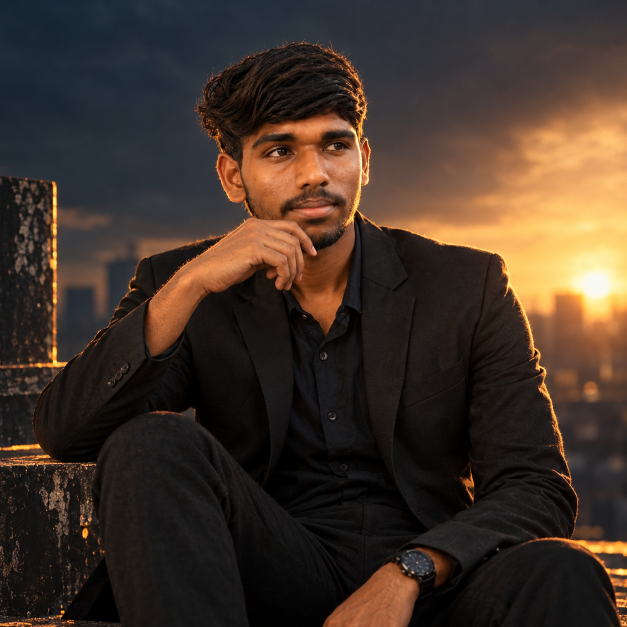
#> input picture assets/mukil_input.jpg, 1254 x 1254 px, found by its file name (shown at 1/2 size)
$ python generate_centered_bw_dots.py
#> lines starting #> are read from the running program, lines starting #| are printed output that depends on the picture; after the words box and inside, x2 and y2 are one past the last pixel; in counts of white or black regions, pixels touching at a corner belong together
import os
import sys
import math
import numpy as np
import cv2
import imageio_ffmpeg
import subprocess

def create_perfect_centered_bw_dots():
    input_path = r'C:\Users\mukil\Mukil630\assets\mukil_input.jpg'
    mask_path = r'C:\Users\mukil\Mukil630\assets\mukil_person_mask.png'
    output_dir = r'C:\Users\mukil\Mukil630\assets'

    print("Loading image & mask...")
    img = cv2.imread(input_path)
#> img is the input picture: shape (1254, 1254, 3); mean B, G, R 40.6, 50.5, 65.2
    mask = cv2.imread(mask_path, cv2.IMREAD_GRAYSCALE)
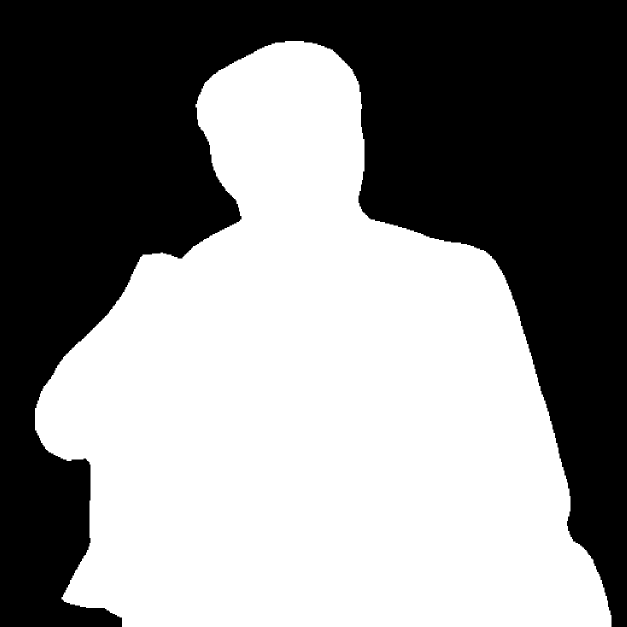
#> input picture assets/mukil_person_mask.png, 1254 x 1254 px, found by its file name (shown at 1/2 size)
#> mask: shape (1254, 1254); 53.1% white; 1 black region, box (x1, y1, x2, y2) and area: (0, 0, 1254, 1254) 737248
    H_orig, W_orig = img.shape[:2]
#> H_orig = 1254; W_orig = 1254

    # Calculate bounding box of Mukil
    ys, xs = np.where(mask > 128)
    min_y, max_y = int(np.min(ys)), int(np.max(ys))
#> min_y = 82; max_y = 1253
    min_x, max_x = int(np.min(xs)), int(np.max(xs))
#> min_x = 70; max_x = 1222

    cx = (min_x + max_x) / 2.0
#> cx = 646
    cy = (min_y + max_y) / 2.0
#> cy = 667.5
    box_size = int(max(max_y - min_y, max_x - min_x) * 1.05)
#> box_size = 1229

    # Square crop centered on Mukil
    x1 = int(cx - box_size / 2)
#> x1 = 31
    y1 = int(cy - box_size / 2)
#> y1 = 53
    x2 = x1 + box_size
#> x2 = 1260
    y2 = y1 + box_size
#> y2 = 1282

    # Pad if out of bounds
    pad_top = max(0, -y1)
#> pad_top = 0
    pad_bottom = max(0, y2 - H_orig)
#> pad_bottom = 28
    pad_left = max(0, -x1)
#> pad_left = 0
    pad_right = max(0, x2 - W_orig)
#> pad_right = 6

    img_padded = cv2.copyMakeBorder(img, pad_top, pad_bottom, pad_left, pad_right, cv2.BORDER_CONSTANT, value=[8, 12, 20])
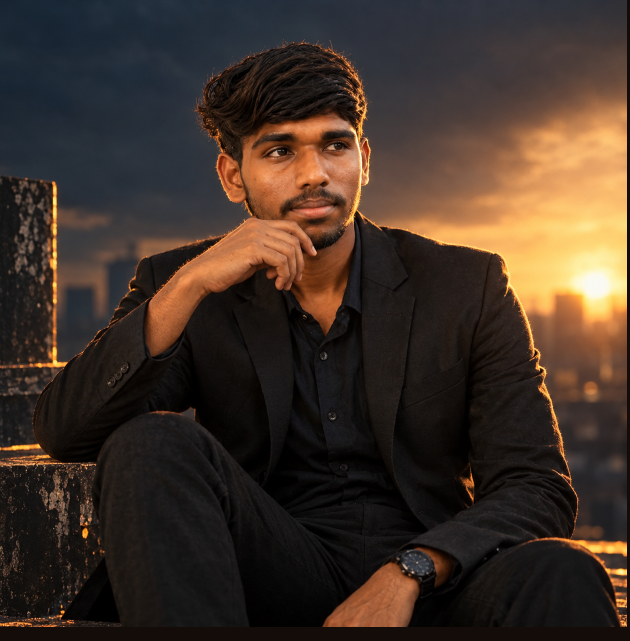
#> img_padded: shape (1282, 1260, 3) (shown at 1/2 size); mean B, G, R 39.7, 49.5, 64
    mask_padded = cv2.copyMakeBorder(mask, pad_top, pad_bottom, pad_left, pad_right, cv2.BORDER_CONSTANT, value=[0])
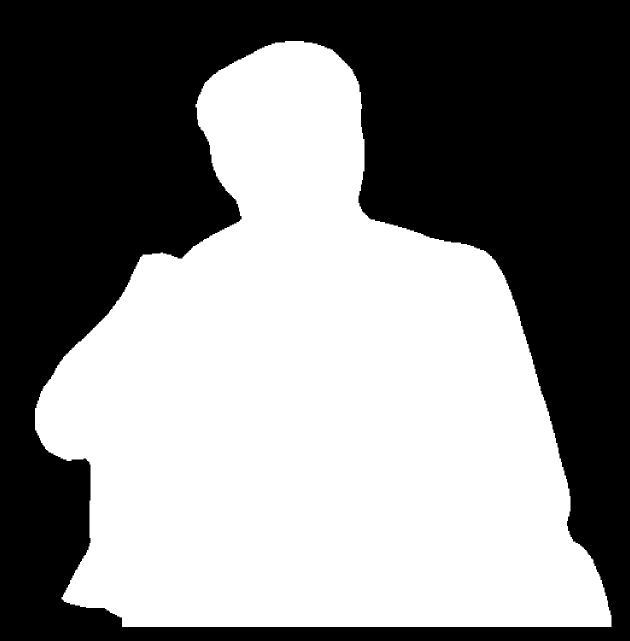
#> mask_padded: shape (1282, 1260) (shown at 1/2 size); 51.7% white; 1 black region, box (x1, y1, x2, y2) and area: (0, 0, 1260, 1282) 780052

    crop_img = img_padded[y1 + pad_top : y2 + pad_top, x1 + pad_left : x2 + pad_left]
    crop_mask = mask_padded[y1 + pad_top : y2 + pad_top, x1 + pad_left : x2 + pad_left]
#> crop_mask: shape (1229, 1229); 55.3% white; 1 black region, box (x1, y1, x2, y2) and area: (0, 0, 1229, 1229) 675173

    # Target resolution: 480x480
    W, H = 480, 480
    crop_img = cv2.resize(crop_img, (W, H), interpolation=cv2.INTER_AREA)
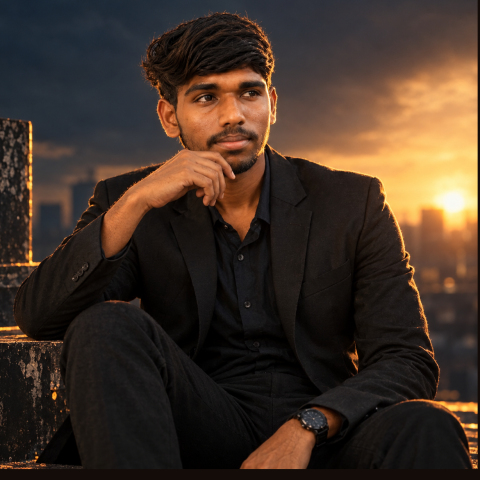
#> crop_img: shape (480, 480, 3); mean B, G, R 39.2, 50.1, 65.8
    crop_mask = cv2.resize(crop_mask, (W, H), interpolation=cv2.INTER_NEAREST)
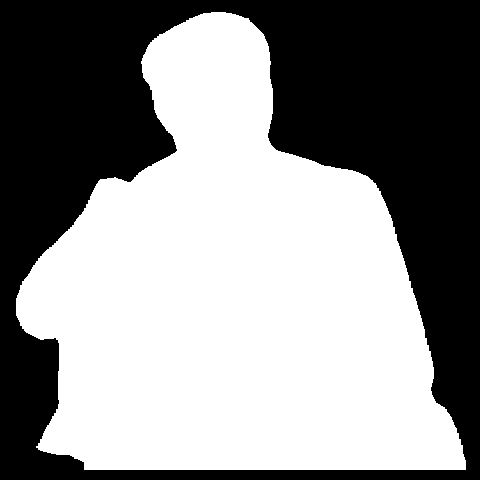
#> crop_mask: shape (480, 480); 55.4% white; 1 black region, box (x1, y1, x2, y2) and area: (0, 0, 480, 480) 102847
    gray = cv2.cvtColor(crop_img, cv2.COLOR_BGR2GRAY)
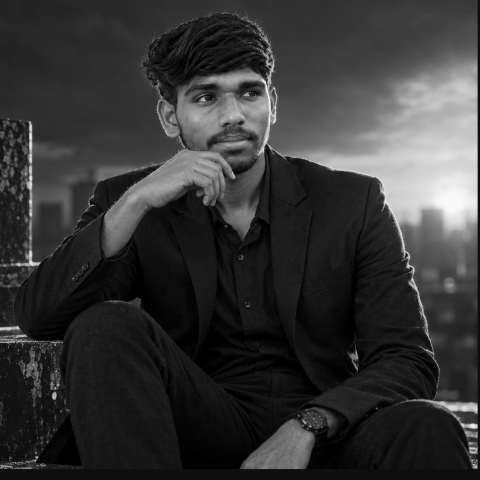
#> gray: shape (480, 480); min 0, max 249, mean 53.5

    # Grid sampling (step = 3)
    step = 3
    dots_y, dots_x = np.mgrid[0:H:step, 0:W:step]
    all_y = dots_y.ravel()
    all_x = dots_x.ravel()

    mukil_pts = crop_mask[all_y, all_x] > 128
    ty = all_y[mukil_pts].astype(np.float32)
#> ty = 14164 values from 12 to 468
    tx = all_x[mukil_pts].astype(np.float32)
#> tx = 14164 values, max 465 at index 13907, min 18 at index 6470, mean 234
    vals = gray[all_y[mukil_pts], all_x[mukil_pts]].astype(np.float32)
#> vals = 14164 values, max 232 at index 954, min 0 at index 184, mean 33.82

    N = len(tx)
#> N = 14164
    print(f"Total centered B&W dots: {N:,}")
#| Total centered B&W dots: 14,164

    # Particles state
    px = tx.copy()
#> px has the same summary as tx
    py = ty.copy()
#> py = 14164 values from 12 to 468
    vx = np.zeros(N, dtype=np.float32)
#> vx = 14164 values from 0 to 0
    vy = np.zeros(N, dtype=np.float32)
#> vy = 14164 values from 0 to 0

    # Contrast adjustment for clean crisp B&W
    norm_vals = np.clip((vals - 15) / 210.0, 0.0, 1.0)
#> norm_vals = 14164 values, max 1 at index 954, min 0 at index 101, mean 0.0989
    gray_shades = (120 + norm_vals * 135).astype(np.uint8)
#> gray_shades = 14164 values, max 255 at index 954, min 120 at index 101, mean 133
    radii = np.where(norm_vals > 0.45, 2, 1).astype(np.int32)
#> radii = 14164 values, max 2 at index 37, min 1 at index 0, mean 1.08

    total_frames = 84
    fps = 16

    # Cursor path (sweeps smoothly over Mukil's face and jacket)
    cursor_path = []
    for f in range(total_frames):
        t = f / float(total_frames)
        if t < 0.15:
            prog = t / 0.15
            mx = -40 + prog * 240
            my = 380 - prog * 60
        elif t < 0.50:
            prog = (t - 0.15) / 0.35
            mx = 200 + math.sin(prog * math.pi) * 60
            my = 320 - prog * 190
        elif t < 0.80:
            prog = (t - 0.50) / 0.30
            mx = 240 + prog * 200
            my = 130 + math.sin(prog * math.pi) * 40
        else:
            prog = (t - 0.80) / 0.20
            mx = 440 + prog * 100
            my = 170
        cursor_path.append((mx, my))

    frames = []
    bg_color = np.array([8, 12, 20], dtype=np.uint8)

    sub_steps = 3
    dt = 1.0 / sub_steps
    repel_rad = 62.0

    print("Simulating physics across 84 frames...")
    for f in range(total_frames):
        mx, my = cursor_path[f]

        for _ in range(sub_steps):
            dx = mx - px
            dy = my - py
            dist = np.sqrt(dx * dx + dy * dy)

            in_range = (dist < repel_rad) & (dist > 1.0)
            if in_range.any():
                force = (repel_rad - dist[in_range]) / repel_rad
                angle = np.arctan2(dy[in_range], dx[in_range])
                vx[in_range] -= np.cos(angle) * force * 5.5 * dt
                vy[in_range] -= np.sin(angle) * force * 5.5 * dt

            # Spring return
            vx += (tx - px) * 0.11 * dt
            vy += (ty - py) * 0.11 * dt

            # Damping
            vx *= (0.86 ** dt)
            vy *= (0.86 ** dt)

            px += vx * dt
            py += vy * dt

        canvas = np.zeros((H, W, 3), dtype=np.uint8)
        canvas[:] = bg_color

        ix = np.clip(np.round(px).astype(np.int32), 0, W - 1)
        iy = np.clip(np.round(py).astype(np.int32), 0, H - 1)

        disp = np.sqrt((px - tx)**2 + (py - ty)**2)

        # Render dots
        for i in range(N):
            xi = ix[i]
            yi = iy[i]
            r = radii[i]
            if disp[i] > 3.0:
                # Displaced dots light up in glowing white-cyan
                cv2.circle(canvas, (xi, yi), r, (255, 245, 220), -1)
            else:
                c = int(gray_shades[i])
                cv2.circle(canvas, (xi, yi), r, (c, c, c), -1)

        # Draw glowing pointer
        if 0 <= mx < W and 0 <= my < H:
            cx_i = int(mx)
            cy_i = int(my)
            cv2.circle(canvas, (cx_i, cy_i), int(repel_rad), (14, 165, 233), 1, cv2.LINE_AA)
            cv2.circle(canvas, (cx_i, cy_i), 4, (0, 240, 255), -1, cv2.LINE_AA)
            pts = np.array([[cx_i, cy_i], [cx_i + 14, cy_i + 5], [cx_i + 5, cy_i + 14]], np.int32)
            cv2.polylines(canvas, [pts], True, (255, 255, 255), 1, cv2.LINE_AA)

        # Tech brackets
        pad = 12
        blen = 18
        col_hud = (233, 165, 14)
        for cx_c, cy_c, sx, sy in [(pad, pad, 1, 1), (W - pad, pad, -1, 1),
                                    (pad, H - pad, 1, -1), (W - pad, H - pad, -1, -1)]:
            cv2.line(canvas, (cx_c, cy_c), (cx_c + sx * blen, cy_c), col_hud, 1)
            cv2.line(canvas, (cx_c, cy_c), (cx_c, cy_c + sy * blen), col_hud, 1)

        cv2.putText(canvas, "INTERACTIVE B&W MATRIX // CURSOR REACTIVE", (pad + 4, pad + 12),
                    cv2.FONT_HERSHEY_SIMPLEX, 0.32, (180, 210, 240), 1, cv2.LINE_AA)
        cv2.putText(canvas, "MUKILARASU S", (pad + 4, H - pad - 6),
                    cv2.FONT_HERSHEY_SIMPLEX, 0.40, (255, 255, 255), 1, cv2.LINE_AA)
        cv2.putText(canvas, "// MOVE CURSOR TO SCATTER", (pad + 104, H - pad - 6),
                    cv2.FONT_HERSHEY_SIMPLEX, 0.32, (14, 165, 233), 1, cv2.LINE_AA)

        frames.append(cv2.cvtColor(canvas, cv2.COLOR_BGR2RGB))
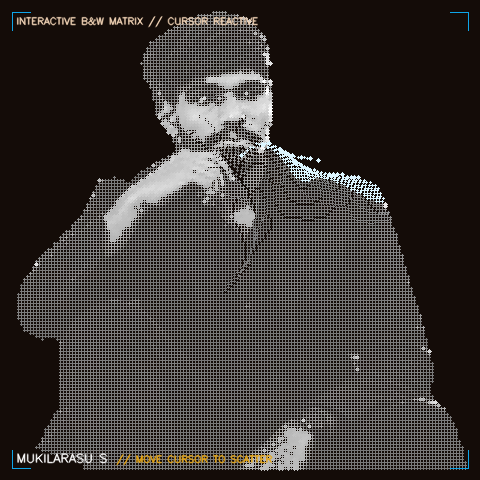
#> canvas: shape (480, 480, 3); mean of channels 0, 1, 2 51.3, 54.3, 59.6; drawn as B, G, R
#> after the loop, frames = 84 items; px = 14164 values, max 465 at index 13907, min 18 at index 7269, mean 234; py = 14164 values, max 468 at index 14036, min 12 at index 0, mean 295.3; vx = 14164 values, max 1.63 at index 1639, min -2.71 at index 1988, mean -0.000279; vy = 14164 values, max 1.69 at index 1811, min -1.68 at index 1980, mean -0.022

    print("Writing MP4...")
    mp4_path = os.path.join(output_dir, 'centered_bw_master.mp4')
    fourcc = cv2.VideoWriter_fourcc(*'mp4v')
#> fourcc = 1983148141
    writer = cv2.VideoWriter(mp4_path, fourcc, fps, (W, H))
    for fr in frames:
        writer.write(cv2.cvtColor(fr, cv2.COLOR_RGB2BGR))
#> this loop made 84 passes
    writer.release()

    print("Generating ultra-crisp GIF with palette...")
    ffmpeg_exe = imageio_ffmpeg.get_ffmpeg_exe()
    gif_out = os.path.join(output_dir, 'mukil_particle_profile.gif')
    pal_tmp = os.path.join(output_dir, 'palette_centered.png')

    cmd_pal = [
        ffmpeg_exe, '-y', '-i', mp4_path,
        '-vf', f'fps={fps},scale={W}:{H}:flags=lanczos,palettegen=max_colors=64:stats_mode=diff',
        pal_tmp
    ]
    subprocess.run(cmd_pal, check=True)

    cmd_gif = [
        ffmpeg_exe, '-y', '-i', mp4_path, '-i', pal_tmp,
        '-lavfi', f'fps={fps},scale={W}:{H}:flags=lanczos [x]; [x][1:v] paletteuse=dither=bayer:bayer_scale=3',
        gif_out
    ]
    subprocess.run(cmd_gif, check=True)

    if os.path.exists(pal_tmp):
        os.remove(pal_tmp)
    if os.path.exists(mp4_path):
        os.remove(mp4_path)

    print(f"PERFECT CENTERED B&W GIF CREATED: {gif_out} ({os.path.getsize(gif_out) / (1024*1024):.2f} MB)")

if __name__ == '__main__':
    create_perfect_centered_bw_dots()
#> (the call stopped at in create_perfect_centered_bw_dots, `ffmpeg_exe = imageio_ffmpeg.get_ffmpeg_exe()`: imageio_ffmpeg is not available in this run)
